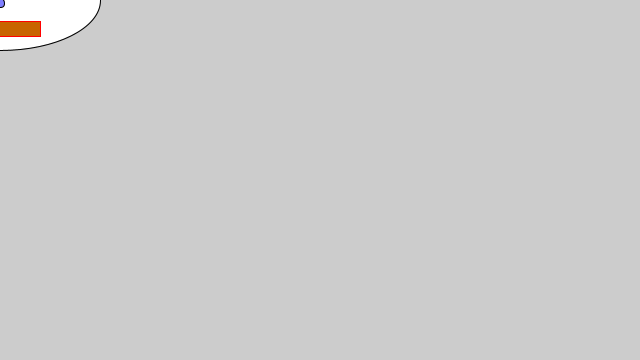
Frame 1 (no input)
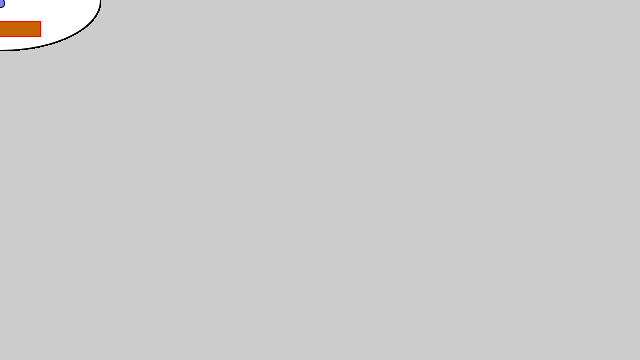
Frame 60 (the mouse pressed at the canvas centre just before this capture)
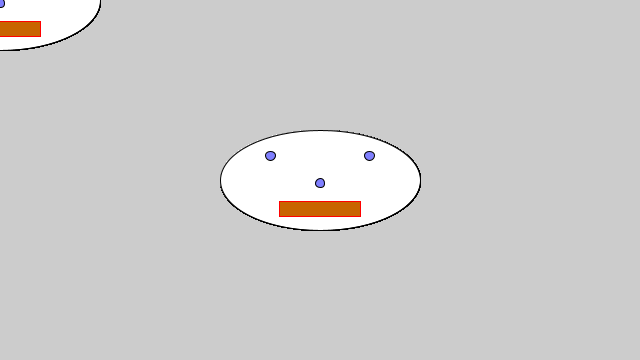
Frame 120 (the mouse held since frame 60 and released just before this capture)

The Processing sketch that drew these frames (run headless with seeded random() and noise(); from frame 60 on, the mouse is pressed at the canvas centre):

// Processing sketch: drawFace
// ── drawFace.pde
void setup() {
  size(640, 360);
}

void draw() {
  //background(255);
  float centx = mouseX; 
  float centy = mouseY;
  float w=200; 
  float h=100;
  fill(255);
  ellipse(centx, centy, w, h); //faceoutline
  stroke(255, 0, 0); 
  fill(200, 100, 0);
  rect(centx-w*125/610, centy+h*70/330, w*250/610, h*50/330); //mouth

  stroke(0);  
  fill(0, 0, 255, 128);
  ellipse(centx-w*150/610, centy-h*80/330, w*30/610, h*30/330); //Eye1
  //line(320-150-50,100-30,320-150+50,100-30-15); //brow1
  ellipse(centx+w*150/610, centy-h*80/330, w*30/610, h*30/330); //Eye2
  //line(320+150+50,100-30,320+150-50,100-30-15); //brow2

  ellipse(centx, centy+h*10/330, w*30/610, h*30/330); //nose
}
